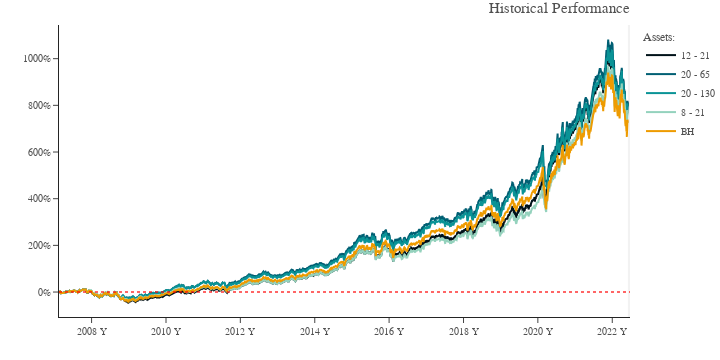

Source (notebook cell):
### Code cell
qla.plot_line(exxt_strat[list(summ.index[:4])+['BH']].dropna(), rebase=True)

### Figure 1 — Plotly figure (JSON) as saved in the notebook; plotly's stock layout.template omitted (floating-point values rounded to 4 significant figures; data arrays with more than 128 entries replaced by an {"elided": "..."} marker saying what was removed)
{"data": [{"hovertemplate": "Date: %{x|%Y-%m-%d}<br>Value: %{y:.1%}", "legendgroup": "12 - 21", "line": {"color": "#001219", "dash": "solid"}, "marker": {"symbol": "circle"}, "mode": "lines", "name": "12 - 21", "orientation": "v", "showlegend": true, "type": "scatter", "x": {"elided": "3871 str values"}, "xaxis": "x", "y": {"elided": "3871 float values"}, "yaxis": "y"}, {"hovertemplate": "Date: %{x|%Y-%m-%d}<br>Value: %{y:.1%}", "legendgroup": "20 - 65", "line": {"color": "#005f73", "dash": "solid"}, "marker": {"symbol": "circle"}, "mode": "lines", "name": "20 - 65", "orientation": "v", "showlegend": true, "type": "scatter", "x": {"elided": "3871 str values"}, "xaxis": "x", "y": {"elided": "3871 float values"}, "yaxis": "y"}, {"hovertemplate": "Date: %{x|%Y-%m-%d}<br>Value: %{y:.1%}", "legendgroup": "20 - 130", "line": {"color": "#0a9396", "dash": "solid"}, "marker": {"symbol": "circle"}, "mode": "lines", "name": "20 - 130", "orientation": "v", "showlegend": true, "type": "scatter", "x": {"elided": "3871 str values"}, "xaxis": "x", "y": {"elided": "3871 float values"}, "yaxis": "y"}, {"hovertemplate": "Date: %{x|%Y-%m-%d}<br>Value: %{y:.1%}", "legendgroup": "8 - 21", "line": {"color": "#94d2bd", "dash": "solid"}, "marker": {"symbol": "circle"}, "mode": "lines", "name": "8 - 21", "orientation": "v", "showlegend": true, "type": "scatter", "x": {"elided": "3871 str values"}, "xaxis": "x", "y": {"elided": "3871 float values"}, "yaxis": "y"}, {"hovertemplate": "Date: %{x|%Y-%m-%d}<br>Value: %{y:.1%}", "legendgroup": "BH", "line": {"color": "#ee9b00", "dash": "solid"}, "marker": {"symbol": "circle"}, "mode": "lines", "name": "BH", "orientation": "v", "showlegend": true, "type": "scatter", "x": {"elided": "3871 str values"}, "xaxis": "x", "y": {"elided": "3871 float values"}, "yaxis": "y"}], "layout": {"autosize": false, "font": {"color": "#505050", "family": "sans-serif", "size": 10}, "height": 360, "legend": {"title": {"text": "Assets:"}, "tracegroupgap": 0}, "margin": {"b": 0, "l": 0, "pad": 0, "r": 10, "t": 25}, "shapes": [{"opacity": 0.05, "type": "rect", "x0": "2022-06-03T00:00:00", "x1": "2022-06-24T00:00:00", "xref": "x", "y0": 0, "y1": 1, "yref": "y domain"}, {"line": {"color": "red", "dash": "dot", "width": 1.5}, "opacity": 0.8, "type": "line", "x0": 0, "x1": 1, "xref": "x domain", "y0": 0, "y1": 0, "yref": "y"}], "showlegend": true, "title": {"font": {"family": "sans-serif", "size": 15}, "text": "Historical Performance", "x": 1, "xanchor": "right", "xref": "paper"}, "width": 720, "xaxis": {"anchor": "y", "domain": [0, 1], "tickformatstops": [{"dtickrange": [null, "M1"], "value": "%b %d"}, {"dtickrange": ["M1", "M12"], "value": "%b '%y"}, {"dtickrange": ["M12", null], "value": "%Y Y"}], "title": {"text": ""}}, "yaxis": {"anchor": "x", "domain": [0, 1], "tickformat": ".0%", "title": {"text": ""}}}}
